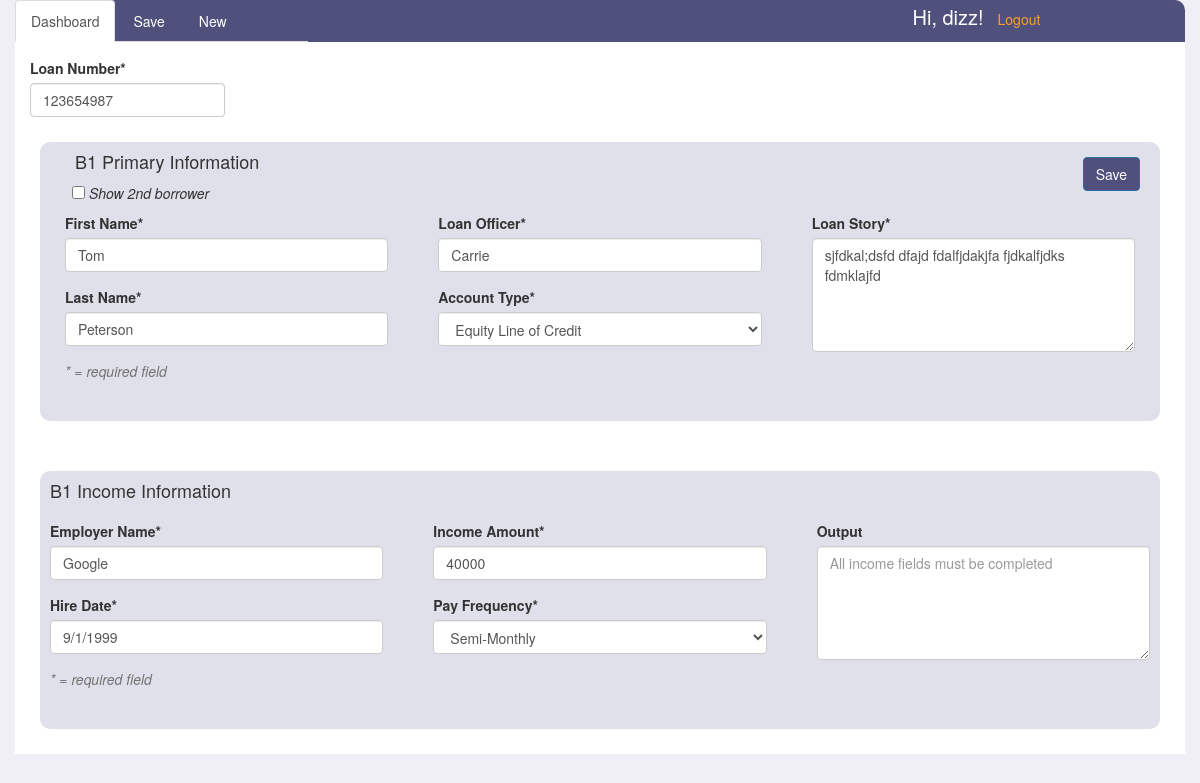
/dizz/submittals/1/ (signed in), run on the app's committed database.
### submittals/models.py (models this page shows, shortened)
class Submittal(models.Model):
    ACCOUNT_TYPES = (
        ('EQ', 'Equity Line of Credit'),
        ('EL', 'Equity Loan'),
    )
    PAY_TYPES = (
        ('BW', 'Bi-Weekly'),
        ('SM', 'Semi-Monthly'),
        ('MO', 'Monthly'),
        ('WK', 'Weekly'),
    )
    loan_number = models.PositiveIntegerField(unique=True)
    account_type = models.CharField(max_length=256, blank=True, choices=ACCOUNT_TYPES)
    loan_officer = models.CharField(max_length=256, blank=True)
    loan_processor = models.ForeignKey(Person, related_name="submittals", null=True, blank=True)
    loan_story = models.CharField(max_length=2560, blank=True)
    b1_first_name = models.CharField(max_length=256, blank=True)
    b1_last_name = models.CharField(max_length=256, blank=True)
    b2_first_name = models.CharField(max_length=256, blank=True)
    b2_last_name = models.CharField(max_length=256, blank=True)
    b1_employer_name = models.CharField(max_length=256, blank=True)
    b2_employer_name = models.CharField(max_length=256, blank=True)
    b1_hire_date = models.CharField(max_length=256, blank=True)
    b2_hire_date = models.CharField(max_length=256, blank=True)
    b1_income_amount = models.PositiveIntegerField(null=True, blank=True)
    b2_income_amount = models.PositiveIntegerField(null=True, blank=True)
    b1_pay_frequency = models.CharField(max_length=256, blank=True, choices=PAY_TYPES)
    b2_pay_frequency = models.CharField(max_length=256, blank=True, choices=PAY_TYPES)
    b1_period_end_date = models.CharField(max_length=256, blank=True)
    b2_period_end_date = models.CharField(max_length=256, blank=True)
    b1_income_output = models.CharField(max_length=256, blank=True)
    b2_income_output = models.CharField(max_length=256, blank=True)
    created_at = models.DateTimeField(auto_now=True)

### submittals/views.py (the view)
# urls.py: url(r'^(?P<username>\w+)/submittals/(?P<pk>\d+)/$', views.load_submit, name='load_submit'),
@login_required
def load_submit(request, username, pk=None):
    if request.method == 'GET':
        submittal = Submittal.objects.get(id=pk)
        form = SubmittalForm(instance=submittal)
        return render(request, 'submittals.html', {'form': form})
    """if request.method == 'POST':
        submittal = Submittal.objects.get(loan_number=request.POST['loan_number'])
        form = SubmittalForm(instance=submittal)
        return render(request, 'submittals.html', {'form': form})"""
    return None

### templates/submittals.html (shortened to what this page needs)
{% extends 'submittal-layout.html' %}
{% block body %}
<div class="container">
<main>
    <div class="message-row">
        <article class="col-xs-12 submittal-messages">
        </article>
    </div>
    <div class="row first-row">
        <article class="col-md-4 header-field">
                    <form class="loan-number-field" id="loan_number_form">
                      <div class="form-inline">
                        <label for="loan_number">Loan Number*</label>
                         <div class=form-inline"> {{ form.loan_number }}</div>
                      </div>
                    </form>
                </article>
      <div class="col-md-12 main-area">
        <section class="section col-md-12">
            <div class="row">
                <aside class="list-inline col-xs-9">
                <h4>B1 Primary Information</h4>
                <input type="checkbox" name="show-b2" id="show-b2"> <i>Show 2nd borrower</i>
                </aside>
                 <aside class="col-xs-3">
                 <form action="/{{ user.username }}/submittals/{{ form.id }}">
                <button type="submit" class="btn btn-primary save-btn pull-right">Save</button>
                     </form>
                </aside>
                <article class="col-md-4">
                    <form class="borr-info-form">{% csrf_token %}
                      <div class="form-group">
                        <label for="b1_first_name">First Name*</label>
                        {{ form.b1_first_name }}
                      </div>
                      <div class="form-group">
                        <label for="b1_last_name">Last Name*</label>
                          {{ form.b1_last_name }}
                      </div>
                      <div class="form-group">
                        <p class="help-block">* = required field</p>
                    </form>
                </article>
                    <article class="col-md-4">
                    <form class="borr-info-form">
                      <div class="form-group">
                        <label for="loan_officer">Loan Officer*</label>
                          {{ form.loan_officer }}
                      </div>
                      <div class="form-group">
                        <label for="account_type">Account Type*</label>
                          {{ form.account_type }}
                      </div>
                    </form>
                </article>
                <article class="col-md-4">
                    <form class="borr-info-form">
                      <div class="form-group">
                        <label for="loan_officer">Loan Story*</label>
                          {{ form.loan_story }}
                      </div>
                    </form>
                </article>
             </div>
          </section>
        </div>
        </div>
    <div class="row second-row">
      <div class="col-md-12 main-area">
        <section class="section">
            <div class="row">
                <h4>B1 Income Information</h4>
                <article class="col-md-4">
                    <form class="borr-info-form">
                      <div class="form-group">
                        <label for="b1_employer_name">Employer Name*</label>
                        {{ form.b1_employer_name }}
                      </div>
                      <div class="form-group">
                        <label for="b1_hire_date">Hire Date*</label>
                        {{ form.b1_hire_date }}
                      </div>
                      <div class="form-group">
                        <p class="help-block">* = required field</p>
                    </form>
                </article>
                    <article class="col-md-4">
                    <form class="borr-info-form">
                      <div class="form-group">
                        <label for="b1_income_amount">Income Amount*</label>
                        {{ form.b1_income_amount }}
                      </div>
                      <div class="form-group">
                        <label for="b1_pay_frequency">Pay Frequency*</label>
                          {{ form.b1_pay_frequency }}
                      </div>
                    </form>
                </article>
                <article class="col-md-4">
                    <form class="borr-info-form">
                      <div class="form-group">
                        <label for="b1_income_output">Output</label>
                          {{ form.b1_income_output }}
                      </div>
                    </form>
                </article>
            </div>
          </section>
        </div>
      <div class="col-md-4"></div>
      <div class="col-md-4"></div>
    </div>
    <div class="row">
      <div class="col-md-6"></div>
      <div class="col-md-6"></div>
    </div>
    </main>
    </div>
{% endblock %}

### templates/submittal-layout.html (shortened to what this page needs)
<!DOCTYPE html>
<html>
<head>
<link rel="stylesheet" href="https://maxcdn.bootstrapcdn.com/bootstrap/3.3.7/css/bootstrap.min.css"
>
{% load static %}
<link rel="stylesheet" type="text/css" href="{% static 'css/submittals.css' %}">
    <link rel="stylesheet" type="text/css" href="{% static 'css/dashboard.css' %}">
</head>
<body>
<div class="container">
    <div class="row">
<header class="nav">
    <ul class="nav nav-tabs col-md-3 col-sm-5 col-xs-8">
      <li role="presentation" class="active"><a href="/{{ user.username }}/submittals/">Dashboard</a></li>
      <li role="presentation"><a onClick="saveSubmit(); return false;" id="save" href="">Save</a></li>
      <li role="presentation"><a href="/{{ user.username }}/submittals/new/">New</a></li>
</ul>
        <ul class="col-md-3 pull-right list-inline logout-list">
            <li><h5>Hi, {{ request.user.username }}!</h5></li>
            <li><a href="/logout_user/">Logout</a></li>
            </ul>
        </header>
    </div>
</div>
{% block body %}
{% endblock %}
</body>
</html>

### submittals/static/css/submittals.css (style rules this page uses)
body { background-color: #efeff5; }
a { color: white; }
h4 { padding-left: 25px; }
h5 { margin: 0; font-size: 20px; }
.help-block { font-style: italic; }
.nav { background-color: #50507c; border-top-right-radius: 10px; border-top-left-radius: 10px; color: white; }
.first-row { background-color: #FFF; }
.main-area { background-color: #FFF; padding: 25px; }
.section { background-color: #e0e0eb; border-top-right-radius: 10px; border-radius: 10px; padding-bottom: 25px; }
.borr-info-form { margin: 10px; }
.loan-number-field { background-color: #FFF; margin-top: 15px; }
.header-field { background-color: #FFF; }
.logout-list { margin-top: 6px; }
.logout-list li a { color: #f99f2b; }
#show-b2 { margin-left: 22px; font-size: 10px; font-style: italic; }
.save-btn { margin-top: 15px; background-color: #50507c; }

### data on the page
Submittal: loan_number "123654987", b1_first_name "Tom", b1_last_name "Peterson", loan_officer "Carrie", account_type "Equity Line of Credit", loan_story "sjfdkal;dsfd dfajd fdalfjdakjfa fjdkalfjdks fdmklajfd", b1_employer_name "Google", b1_hire_date "9/1/1999", b1_income_amount "40000", b1_pay_frequency "Semi-Monthly"

### other printed values
{{ request.user.username }} "dizz"
